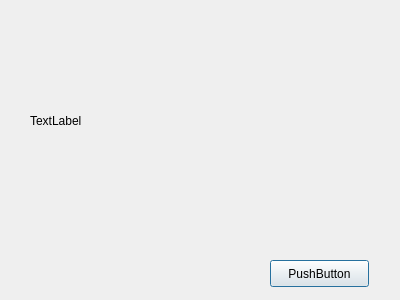
<?xml version="1.0" encoding="UTF-8"?>
<ui version="4.0">
 <class>ImageDialog</class>
 <widget class="QDialog" name="ImageDialog">
  <property name="geometry">
   <rect>
    <x>0</x>
    <y>0</y>
    <width>400</width>
    <height>300</height>
   </rect>
  </property>
  <property name="windowTitle">
   <string>Dialog</string>
  </property>
  <widget class="QLabel" name="label">
   <property name="geometry">
    <rect>
     <x>30</x>
     <y>10</y>
     <width>341</width>
     <height>221</height>
    </rect>
   </property>
   <property name="text">
    <string>TextLabel</string>
   </property>
  </widget>
  <widget class="QPushButton" name="pushButton">
   <property name="geometry">
    <rect>
     <x>270</x>
     <y>260</y>
     <width>99</width>
     <height>27</height>
    </rect>
   </property>
   <property name="text">
    <string>PushButton</string>
   </property>
  </widget>
 </widget>
 <resources/>
 <connections/>
</ui>
